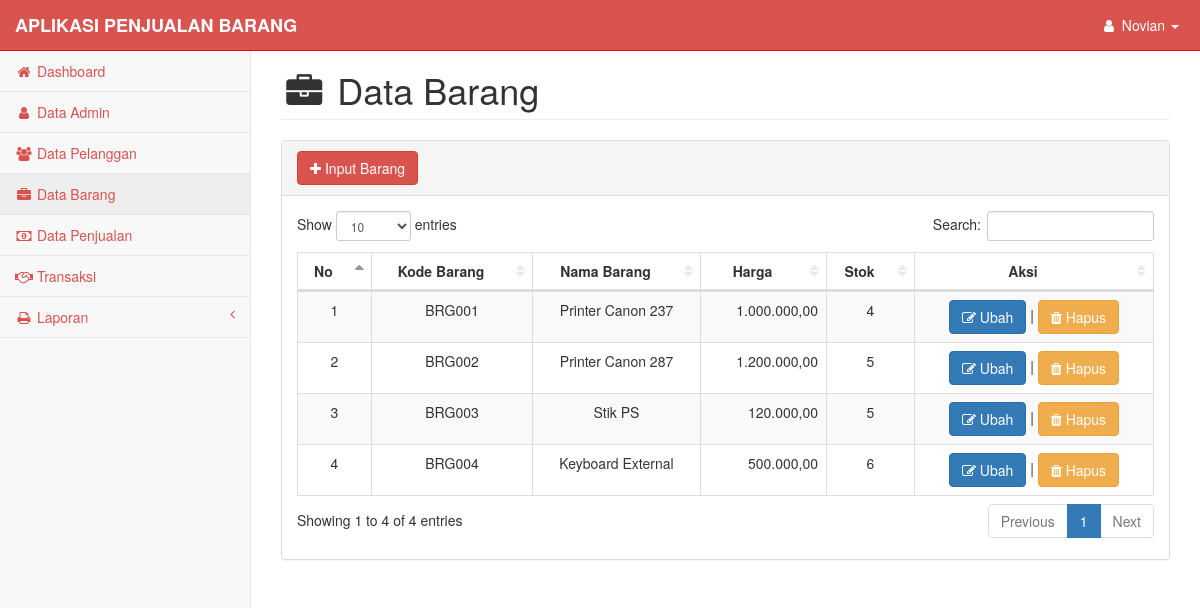
The page /pages/barang.php (signed in) on the database its author committed.
### tables this page shows
CREATE TABLE `barang` (
  `kode_barang` varchar(50) NOT NULL,
  `nama_barang` varchar(100) NOT NULL,
  `harga` varchar(100) NOT NULL,
  `stok` varchar(50) NOT NULL
);

### pages/functions.php (called while the page is built, shortened)
<?php
$koneksi = mysqli_connect("localhost", "root", "", "penjualan");
function query ($query) {
	global $koneksi;
	$result = mysqli_query ($koneksi, $query);
	$rows = [];
	while ( $row = mysqli_fetch_assoc ($result)) {
		$rows [] = $row;
	}
	return $rows;
}
function rupiah($angka) {
	$hasil_rupiah = number_format($angka,2,',','.');
	return $hasil_rupiah;
}
?>

### pages/barang.php (the view, shortened to what this page needs)
<?php
require 'functions.php';
$barang = query("SELECT * FROM barang");
$nama_admin = query("SELECT * FROM admin WHERE kode_admin = '$_SESSION[kode_admin]' ");
?>
<!DOCTYPE html>
<html lang="en">
    <head>
        <link href="../css/bootstrap.min.css" rel="stylesheet">
        <link href="../css/metisMenu.min.css" rel="stylesheet">
        <link href="../css/dataTables/dataTables.bootstrap.css" rel="stylesheet">
        <link href="../css/dataTables/dataTables.responsive.css" rel="stylesheet">
        <link href="../css/startmin.css" rel="stylesheet">
        <link href="../css/font-awesome.min.css" rel="stylesheet" type="text/css">
    </head>
    <body>
           <div id="wrapper">
            <nav class="navbar navbar-inverse navbar-fixed-top" role="navigation" >
                <div class="navbar-header">
                    <a class="navbar-brand" style="color:white;" href="#">APLIKASI PENJUALAN BARANG</a>
                </div>
                <ul class="nav navbar-right navbar-top-links">
                    <li class="dropdown">
                        <a class="dropdown-toggle" data-toggle="dropdown" href="#" style="color:white;">
                            <i class="fa fa-user fa-fw"></i>
                            <?php foreach ($nama_admin as $row) : ?>
                                <?php echo $row["nama_admin"]; ?>
                            <?php endforeach; ?>
                            <b class="caret"></b>
                        </a>
                    </li>
                </ul>
                <div class="navbar-default sidebar" role="navigation">
                    <div class="sidebar-nav navbar-collapse">
                        <ul class="nav" id="side-menu">
                            <li>
                                <a href="index.php"><i class="fa fa-home fa-fw"></i> Dashboard</a>
                            </li>
                            <li>
                                <a href="admin.php"><i class="fa fa-user fa-fw"></i> Data Admin</a>
                            </li>
                            <li>
                                <a href="pelanggan.php"><i class="fa fa-users fa-fw"></i> Data Pelanggan</a>
                            </li>
                            <li>
                                <a href="barang.php"><i class="fa fa-briefcase fa-fw"></i> Data Barang</a>
                            </li>
                            <li>
                                <a href="penjualan.php"><i class="fa fa-money fa-fw"></i> Data Penjualan</a>
                            </li>
                            <li>
                                <a href="transaksi.php"><i class="fa fa-handshake-o fa-fw"></i> Transaksi</a>
                            </li>
                            <li>
                                <a href="#"><i class="fa fa-print fa-fw"></i> Laporan<span class="fa arrow"></span></a>
                            </li>
                        </ul>
                    </div>
                </div>
            </nav>
            <div id="page-wrapper">
                <div class="container-fluid">
                    <div class="row">
                        <div class="col-lg-12">
                            <h1 class="page-header"><i class="fa fa-briefcase fa-fw"></i> Data Barang</h1>
                        </div>
                    </div>
                    <div class="row">
                        <div class="col-lg-12">
                            <div class="panel panel-default">
                                <div class="panel-heading">
                                    <a href="barang_input.php"><button type="button" class="btn btn-danger"><i class="fa fa-plus"></i> Input Barang</button></a>
                                </div>
                                <div class="panel-body">
                                    <div class="table-responsive">
                                        <table class="table table-striped table-bordered table-hover" id="dataTables-example">
                                            <thead>
                                                <tr>
                                                    <th><div align="center">No</div></th>
                                                    <th><div align="center">Kode Barang</div></th>
                                                    <th><div align="center">Nama Barang</div></th>
                                                    <th><div align="center">Harga</div></th>
                                                    <th><div align="center">Stok</div></th>
                                                    <th><div align="center">Aksi</div></th>
                                                </tr>
                                            </thead>
                                            <?php $i = 1; ?>
                                            <?php foreach ($barang as $row) : ?>
                                            <tr>
                                                <td align="center"><?php echo $i; ?></td>
                                                <td align="center"><?php echo $row["kode_barang"]; ?></td>
                                                <td align="center"><?php echo $row["nama_barang"]; ?></td>
                                                <td align="right"><?php echo rupiah($row["harga"]); ?></td>
                                                <td align="center"><?php echo $row["stok"]; ?></td>
                                                <td align="center">
                                                        <a style="text-decoration: none; color: white;" href="barang_ubah.php?kode_barang=<?php echo $row["kode_barang"]; ?>">
                                                        <button class="btn btn-primary">
                                                        <i class="fa fa-edit"></i> Ubah
                                                        </button>
                                                        </a>
                                                        |
                                                        <a style="text-decoration: none; color: white;" href="barang_hapus.php?kode_barang=<?php echo $row["kode_barang"]; ?>" onclick="return confirm('Hapus data barang');" >
                                                        <button class="btn btn-warning">
                                                        <i class="fa fa-trash"></i> Hapus
                                                    </button>
                                                        </a>
                                                </td>
                                            </tr>
                                            <?php $i++; ?>
                                            <?php endforeach; ?>
                                        </table>
                                    </div>
                                </div>
                  </div>
            </div>
    </body>
</html>

### css/startmin.css (style rules this page uses)
body { background-color: #f8f8f8; }
#wrapper { width: 100%; }
#page-wrapper { padding-top: 30px; min-height: 568px; background-color: #fff; }
@media (min-width:768px) { #page-wrapper { position: inherit; margin-left: 250px; padding: 30px 15px 0 15px; border-left: 1px solid #e7e7e7; } }
.navbar-header { float: left; }
.navbar-right { text-align: right; }
.navbar-top-links { margin: 0; }
.navbar-top-links li { display: inline-block; }
.navbar-top-links li:last-child { margin-right: 6px; }
.navbar-top-links li a { padding: 15px; min-height: 50px; }
.navbar-top-links>li>a { color: #999; }
.sidebar .sidebar-nav.navbar-collapse { padding-right: 0; padding-left: 0; }
.sidebar ul li { border-bottom: 1px solid #e7e7e7; }
.sidebar ul li a.active { background-color: #eee; }
.sidebar .arrow { float: right; }
.sidebar .fa.arrow:before { content: "\f104"; }
@media (min-width:768px) { .sidebar { z-index: 1; position: absolute; width: 250px; margin-top: 51px; } }
table.dataTable thead .sorting, table.dataTable thead .sorting_asc, table.dataTable thead .sorting_desc, table.dataTable thead .sorting_asc_disabled, table.dataTable thead .sorting_desc_disabled { background: 0 0; }
table.dataTable thead .sorting_asc:after { content: "\f0de"; float: right; font-family: fontawesome; }
table.dataTable thead .sorting:after { content: "\f0dc"; float: right; font-family: fontawesome; color: rgba(50,50,50,.5); }

### pages/barang.php (style rules this page uses)
.navbar-inverse { background-color: #d9534f; border-color: red; }
li a { color: #d9534f; text-decoration: none; }
.navbar-header a { font-weight: bold; }

### rows shown on the page
barang: kode_barang "BRG001", nama_barang "Printer Canon 237", harga "1.000.000,00", stok "4"
barang: kode_barang "BRG002", nama_barang "Printer Canon 287", harga "1.200.000,00", stok "5"
barang: kode_barang "BRG003", nama_barang "Stik PS", harga "120.000,00", stok "5"
barang: kode_barang "BRG004", nama_barang "Keyboard External", harga "500.000,00", stok "6"

### other values the page prints
$row["nama_admin"] "Novian"
